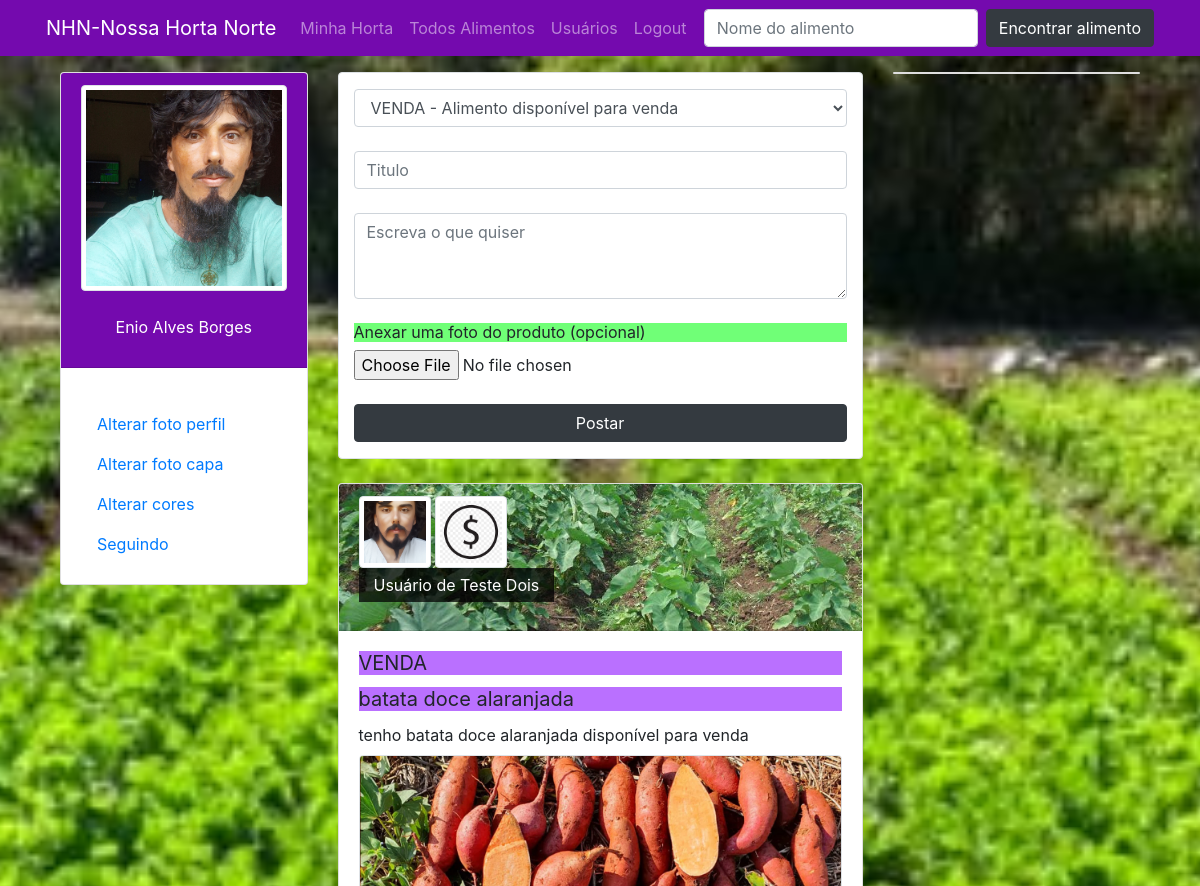
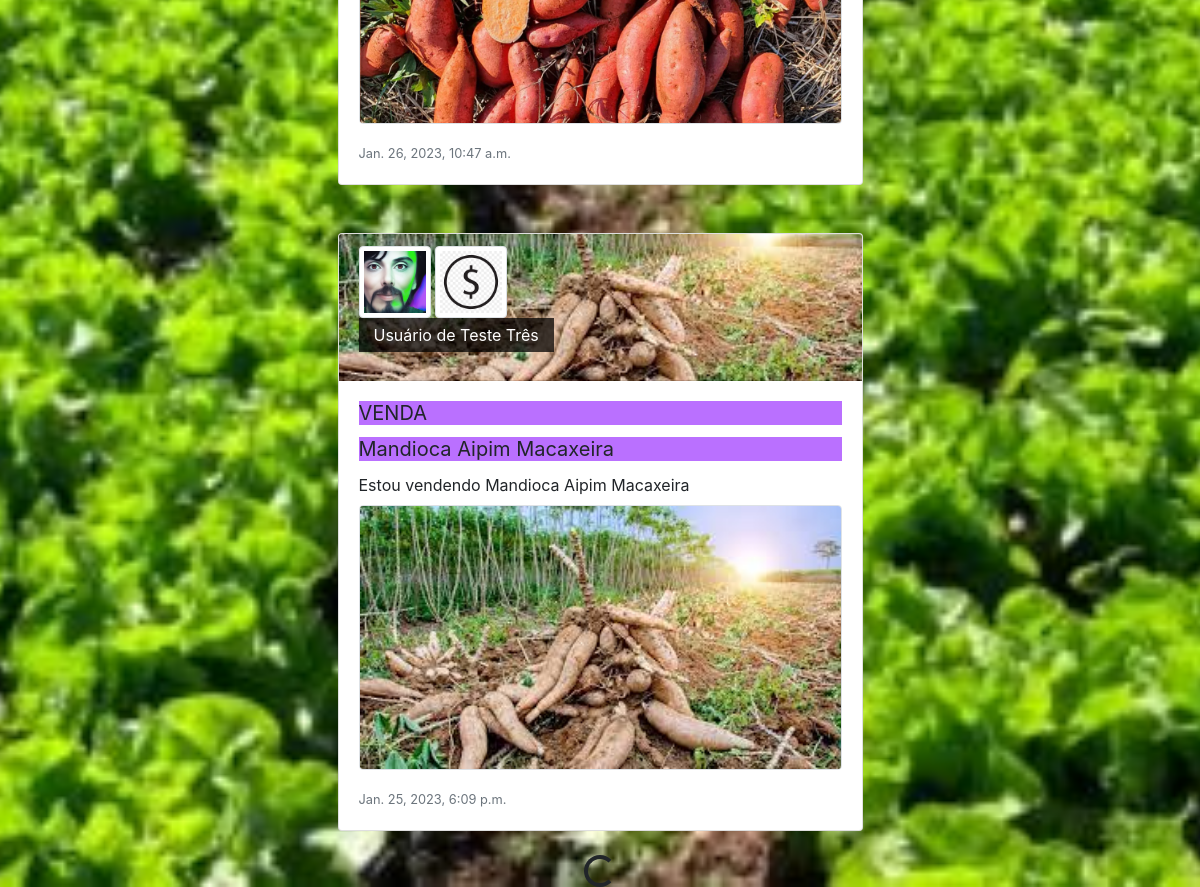
Page /?page=2 (signed in) on the committed database (2 pictures, top to bottom).
### perfis/models.py (models this page shows, shortened)
class Perfil(models.Model):
    nome = models.CharField(max_length=255, null=False)
    telefone = models.CharField(max_length=15, null=True, blank=True)
    endereco_maps = models.CharField(max_length=255, null=True, blank=True)
    imagem_perfil = models.ImageField(null=True, blank=True, upload_to='uploads/fotoperfil/')
    imagem_capa = models.ImageField(null=True, blank=True, upload_to='uploads/fotocapa/')
    cor = models.CharField(max_length=10, default='#455A64')
    contatos = models.ManyToManyField('self')
    usuario = models.OneToOneField(User, related_name='perfil', on_delete=models.CASCADE)

class Post(models.Model):
    RELACAO_PRODUTO = [
        ("VENDA", "VENDA - Alimento disponível para venda"),
        ("TROCA", "TROCA - Alimento disponível para troca"),
        ("DOAÇÃO", "DOAÇÃO - Alimento disponível para doação")
    ]
    relacao = models.CharField(verbose_name = "Relação", max_length = 10, choices=RELACAO_PRODUTO, default="VENDA")
    titulo = models.CharField(max_length=250)
    text = models.TextField()
    data_postagem = models.DateTimeField(auto_now=True)
    perfil = models.ForeignKey(Perfil, on_delete=models.CASCADE, related_name='posts')
    imagem = models.ImageField(null=True, blank=True, upload_to='uploads/postagem/')

### perfis/views.py (the view)
# urls.py: path('', views.index, name='index'),
@login_required(login_url='login')
def index(request):
    timeline = selecionar_posts_de_amigos(request)
    dados = {}
    dados['perfis'] = Perfil.objects.all()
    dados['perfil_logado'] = request.user.perfil
    page = request.GET.get('page', 1)
    paginator = Paginator(timeline, 2)
    try:
        dados['timeline'] = paginator.page(page)
    except PageNotAnInteger:
        dados['timeline'] = paginator.page(1)
    except EmptyPage:
        dados['timeline'] = paginator.page(paginator.num_pages)
    return render(request, 'index.html', dados)

### perfis/views.py (called while the page is built)
def selecionar_posts_de_amigos(request):
    dados_feed = request.user.perfil
    amigos = dados_feed.contatos.all()
    posts = []
    for amigo in amigos:
        posts.extend(list(amigo.posts.all()))
    posts.sort(key=lambda x: x.data_postagem, reverse=True)
    return posts

### perfis/templates/index.html (shortened to what this page needs)
{% extends 'base.html' %}
{% load static %}
{% block main %}
<div class="container bg-white py-3 border rounded">
    <form method="POST" action="{% url 'postagem' %}" enctype="multipart/form-data">
        <select type="text" name="relacao" class="form-control" autofocus>
            <option value="VENDA" selected="">VENDA - Alimento disponível para venda</option>
        </select>
        <br>
        <input type="text" name="titulo" class="form-control" placeholder="Titulo"><br>
        <textarea name="texto" class="form-control" rows="3" placeholder="Escreva o que quiser"></textarea><br>
        <h6>Anexar uma foto do produto (opcional)</h6>
        <input name="imagem" type="file" class="form-control-file"><br>
        <button class="btn btn-dark full-w">Postar</button>
    </form>
</div>
<div class="infinite-container">
    {% if timeline %}
    <ul class="list-group full-w">
        {% for post in timeline %}
        <div class="card post-index my-4 infinite-item" style="max-width: 100%; height: auto;">
            <div class="no-gutters">
                <div class="card-header" style="{% if post.perfil.imagem_capa %} background: url('/media/{{ post.perfil.imagem_capa }}'); {% else %} background: url('{% static '/media/img/bg01.jpg' %}'); {% endif %}
                                                        background-repeat: no-repeat;
                                                        background-size: cover;
                                                        background-position: center;">
                    <img src="{% if post.perfil.imagem_perfil %} /media/{{ post.perfil.imagem_perfil }} {% else %} {% static '/media/img/user.png' %} {% endif %}" width="72" alt="Usuário" class="img-thumbnail">
                    <img src="{% if post.relacao == 'VENDA' %} {% static '/media/img/sifrao.png' %} {% elif post.relacao == 'TROCA' %} {% static '/media/img/troca.png' %} {% elif post.relacao == 'DOAÇÃO' %} {% static '/media/img/doacao.png' %} {% endif %}" width="72" alt="Usuário" class="img-thumbnail">
                    <p class="text-white">{{ post.perfil.nome }}</p>
                </div>
                <div class="card-body">
                    <h5 class="card-title">{{ post.relacao }}</h5>
                    <h5 class="card-title">{{ post.titulo }}</h5>
                    <p class="card-text">
                        {{ post.text }}
                        {% if post.imagem %}
                        <img src="/media/{{ post.imagem }}" alt="Post imagem" class="img-fluid full-w border rounded mt-2">
                        {% endif %}
                    </p>
                    <p class="card-text"><small class="text-muted">{{ post.data_postagem }}</small>
                    </p>
                </div>
            </div>
        </div>
    </ul>
{% endfor %}
</div>
<div class="d-flex justify-content-center" style="display:none;">
    <div class="spinner-border" role="status">
    </div>
</div>
{% endif %}
{% endblock %}

### perfis/templates/base.html (shortened to what this page needs)
{% load static %}
<!DOCTYPE html>
<html lang="pt-br">
<head>
    <link rel="stylesheet" href="https://stackpath.bootstrapcdn.com/bootstrap/4.3.1/css/bootstrap.min.css"
>
    <link rel="stylesheet" href="{% static '/css/estilo.css' %}" rel="stylesheet">
</head>
<body style="{% if perfil_logado.imagem_capa %} background: url('/media/{{ perfil_logado.imagem_capa }}'); {% else %} background: #CFD8DC; {% endif %}
                background-repeat: no-repeat;
                background-size: cover;
                background-position: center;
                background-attachment: fixed;">
    <div class="navbar-dark fixed-top" style="background: {{ perfil_logado.cor }};">
        <nav class="navbar container navbar-expand-lg">
            <a class="navbar-brand" href="/">NHN-Nossa Horta Norte</a>
            <div class="collapse navbar-collapse" id="navbarSupportedContent">
                <ul class="navbar-nav mr-auto">
                    <li class="nav-item">
                        <a class="nav-link" href="{% url 'minhas_postagens' %}">Minha Horta</a>
                    </li>
                    <li class="nav-item">
                        <a class="nav-link" href="{% url 'todos_alimentos' %}">Todos Alimentos</a>
                    </li>
                    <li class="nav-item">
                        <a class="nav-link" href="{% url 'buscar_usuario' %}">Usuários</a>
                    </li>
                    <li class="nav-item">
                        <a class="nav-link" href="{% url 'deslogar' %}">Logout</a>
                    </li>
                </ul>
                <form method="POST" action="{% url 'buscar_alimento' %}"
                    class="form-inline my-2 my-lg-0 form-buscalimento">
                    <input class="form-control mr-sm-2" type="search" name="buscalimento" placeholder="Nome do alimento">
                    <button class="btn btn-dark my-2 my-sm-0" type="submit">Encontrar alimento</button>
                </form>
            </div>
        </nav>
    </div>
    <main class="mt-5 index">
        <div class="row container">
            <section class="col col-sm-12 col-md-3 col-lg-3 col-xl-3 mt-4 opcoes-do-usuario">
                <div class="card">
                    <div class="card-header center-center" style="background: {{ perfil_logado.cor }};"
                        data-toggle="tooltip" data-placement="bottom" title="Alterar foto do perfil">
                        <img src="{% if perfil_logado.imagem_perfil %} /media/{{ perfil_logado.imagem_perfil }}
                        {% else %} {% static 'media/img/user.png' %} {% endif %}" alt="Usuário" width="100%"
                            class="img-fluid img-thumbnail"><br>
                        <p class="text-white">{{ perfil_logado.nome }}</p>
                    </div>
                    <div class="card-body">
                        <ul class="nav flex-column mt-3">
                            <li class="nav-item"> <a class="nav-link" href="" data-toggle="modal"
                                    data-target="#alterarFotoPerfil">Alterar foto perfil</a> </li>
                            <li class="nav-item"> <a class="nav-link" href="" data-toggle="modal"
                                    data-target="#alterarFotoCapa">Alterar foto capa</a> </li>
                            <li class="nav-item"> <a class="nav-link" href="" data-toggle="modal"
                                    data-target="#alterarCorPerfil">Alterar cores</a> </li>
                            <li class="nav-item"> <a class="nav-link" href="{% url 'conexoes' %}">Seguindo</a> </li>
                        </ul>
                    </div>
                </div>
            </section>
            <div class="col col-sm-12 col-md-12 col-lg-6 col-xl-6 mt-4">
                {% block main %}
                {% endblock %}
            </div>
            <aside class="col col-sm-12 col-md-12 col-lg-3 col-xl-3 mt-4">
                <div class="bg-white card">
                </div>
            </aside>
        </div>
    </main>
</body>
</html>

### perfis/static/css/estilo.css (style rules this page uses)
html, body { height: 100%; }
h1, h2, h3, h4, h6 { background: #00ff0d8f; font-weight: normal; }
h5 { background: #8400ff8f; font-weight: normal; }
main.index { min-height: calc(100% - 56px); display: flex; flex-direction: row; justify-content: center; }
.post-index .card-header p { width: fit-content; background: #000000bb; padding: 5px 15px; }
.opcoes-do-usuario { display: flex; flex-direction: column; justify-content: flex-start; align-items: center; }
.center-center { display: flex; flex-direction: column; justify-content: center; align-items: center; }
.full-w { width: 100%; }

### rows in the picture
Perfil: imagem_perfil (picture), nome "Enio Alves Borges"
Post: perfil.imagem_capa (picture), perfil.imagem_perfil (picture), perfil.nome "Usuário de Teste Dois", relacao "VENDA", titulo "batata doce alaranjada", text "tenho batata doce alaranjada disponível para venda", imagem (picture), data_postagem "Jan. 26, 2023, 10:47 a.m."
Post: perfil.imagem_capa (picture), perfil.imagem_perfil (picture), perfil.nome "Usuário de Teste Três", relacao "VENDA", titulo "Mandioca Aipim Macaxeira", text "Estou vendendo Mandioca Aipim Macaxeira", imagem (picture), data_postagem "Jan. 25, 2023, 6:09 p.m."
